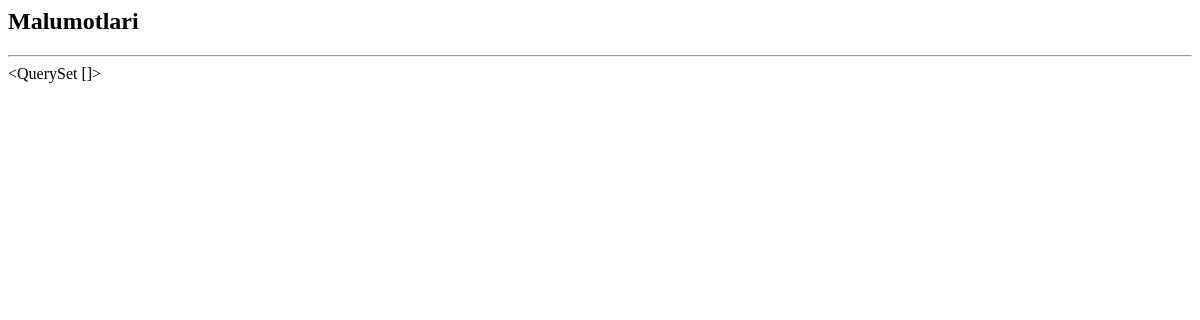
/ariza/talaba_malumotlar/1/, run on an earlier commit of the app's database.
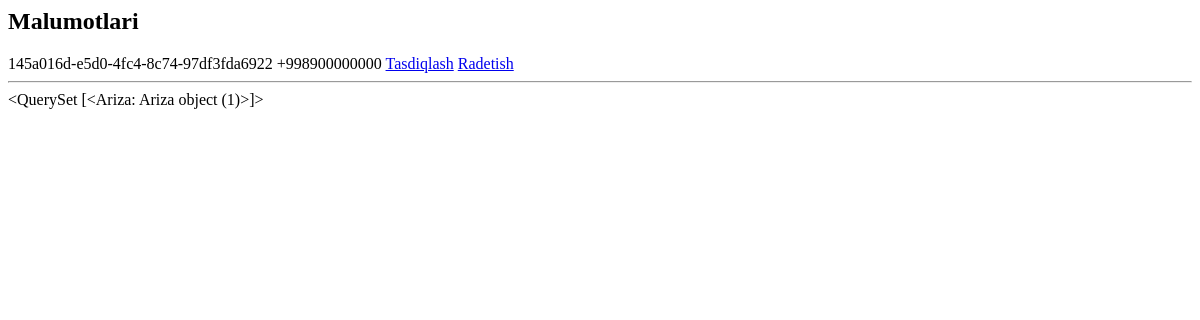
And on a later commit of the database.
### users/models.py (models this page shows)
class User(AbstractUser):
    id = models.UUIDField(primary_key=True, default=uuid.uuid4, unique=True, editable=False)
    sharif = models.CharField(max_length=100)
    lavozim = models.CharField(max_length=100)
    fakultet = models.CharField(max_length=100, blank=True)
    parol = models.CharField(max_length=100)

### ariza/models.py (models this page shows)
class Ariza(models.Model):
    talaba_id = models.CharField(max_length=100)
    viloyat = models.CharField(max_length=100)
    tuman = models.CharField(max_length=100)
    kocha = models.CharField(max_length=100)
    fakultet = models.CharField(max_length=100)
    yonalish = models.CharField(max_length=100)
    kurs    = models.CharField(max_length=100)
    pasport_rasm = models.FileField(upload_to='rasmlar/')
    imtiyoz_nomi = models.CharField(max_length=100)
    imtiyoz_file = models.FileField(upload_to='imtiyoz/')
    xulosa = models.CharField(max_length=1000, blank=True)
    tasdiqlash = models.CharField(max_length=100, blank=True)
    sana = models.DateTimeField(auto_now_add=True)

### ariza/views.py (the view)
# urls.py: path('talaba_malumotlar/<str:pk>/', talaba_malumotlar, name='talaba_malumotlar'),
def talaba_malumotlar(request, pk):
    talabalar = User.objects.filter(lavozim='talaba')
    arizalar = Ariza.objects.all
    contex = {
        'talabalar':talabalar,
        'arizalar':arizalar,
    }
    return render(request, 'dekanatadmin/talaba_malumot.html', contex)

### templates/dekanatadmin/talaba_malumot.html
<h2>Malumotlari</h2>
{% for t in talabalar %}
    {{t.id}}
    {{t.username}}
    <a class="dropdown-item" href="{% url 'tasdiqlangan_ariza' t.pk %}">Tasdiqlash</a>
    <a class="dropdown-item" href="{% url 'radetilgan_ariza' t.pk %}">Radetish</a>
{% endfor %}
<hr>
{{arizalar}}

What changed in the data, as far as the page shows it:
added User: id "145a016d-e5d0-4fc4-8c74-97df3fda6922", username "+998900000000"
added Ariza: id "<QuerySet [<Ariza: Ariza object (1)>]>"
Also different on the page:
{{ arizalar }}: "<QuerySet []>" → (not shown)
